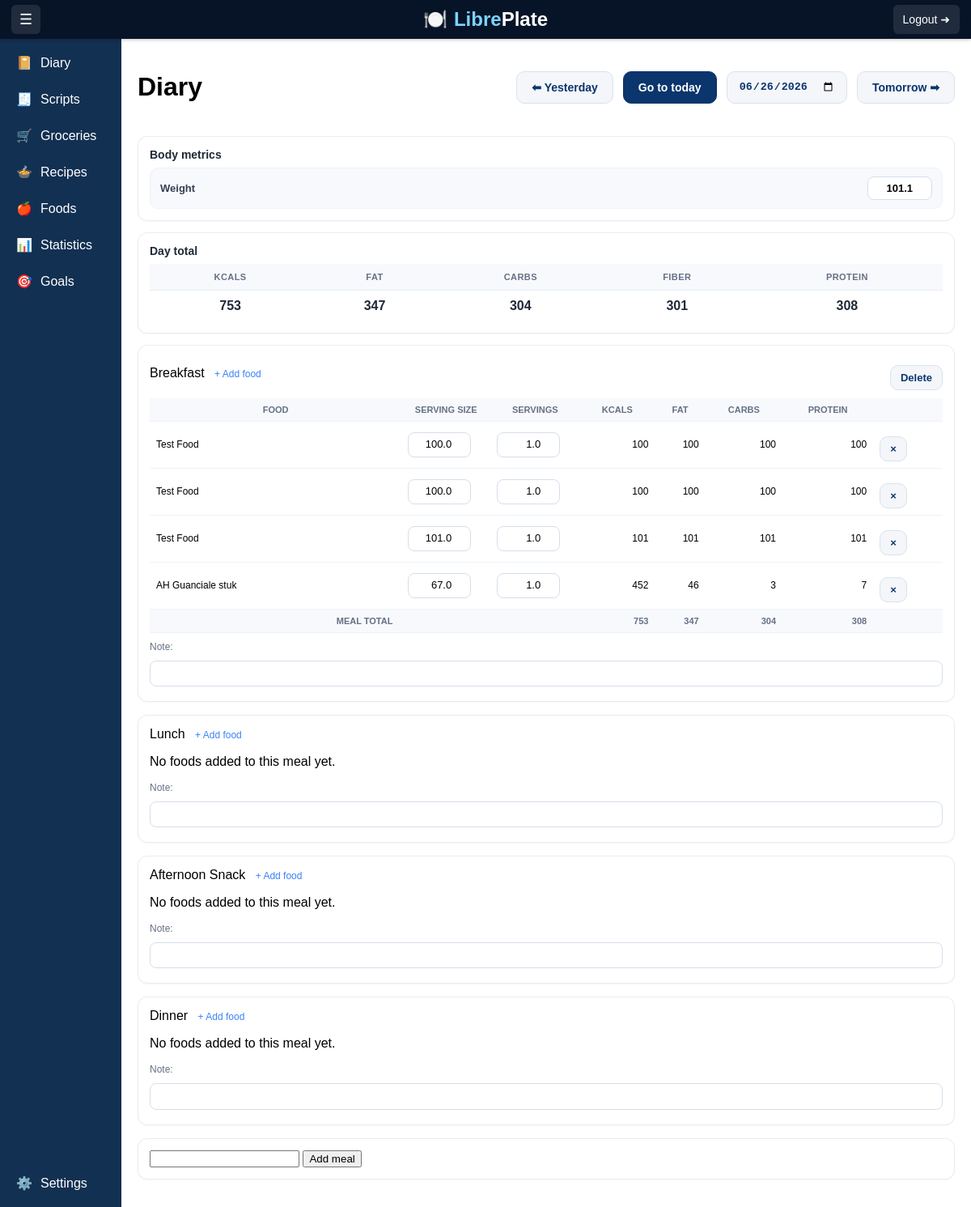
/diary/2026-06-26/ (signed in), run on an earlier commit of the app's database.
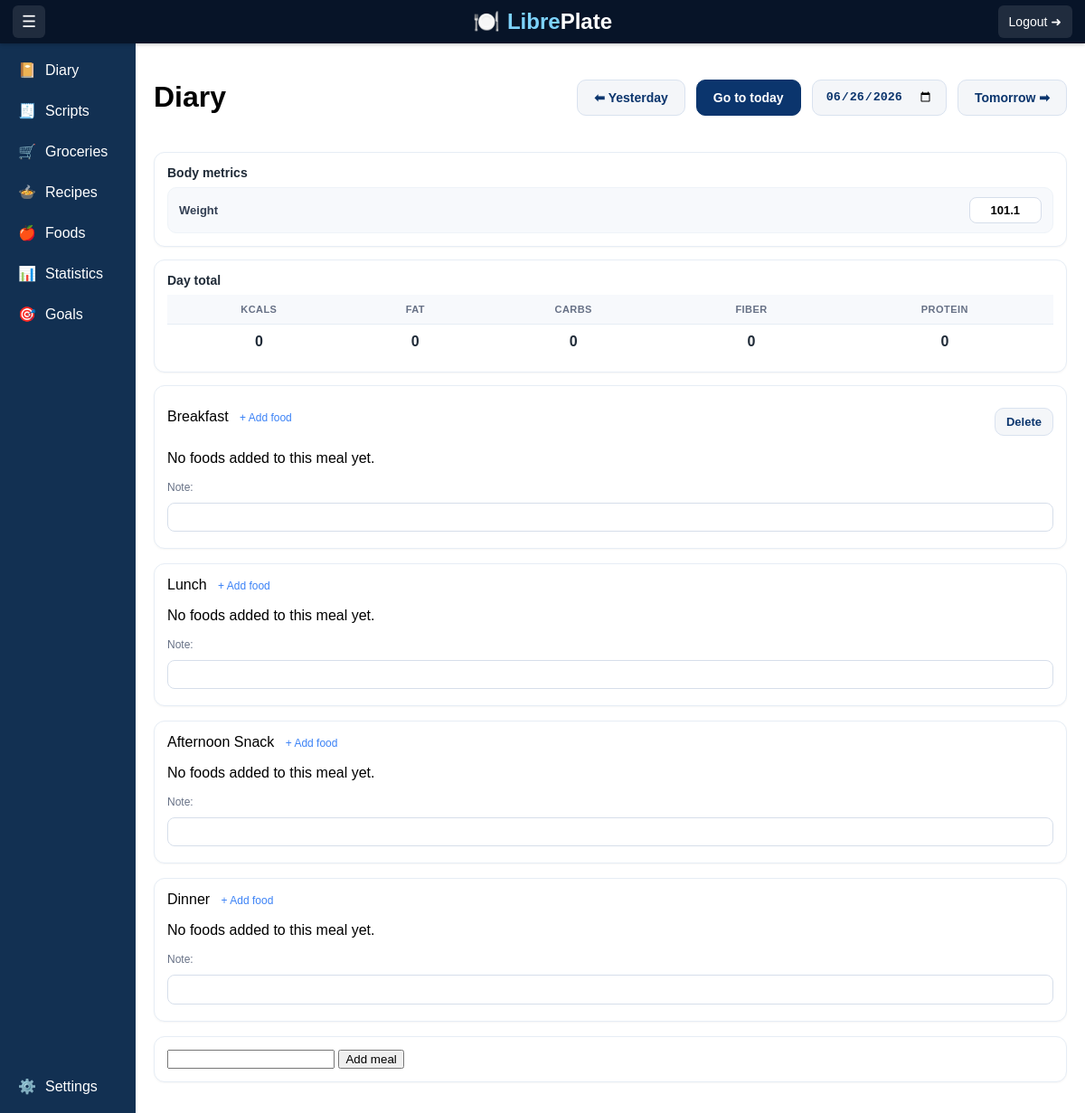
And on a later commit of the database.
### body_metrics/models.py (models this page shows, shortened)
class BodyMetric(models.Model):
    name = models.CharField(max_length=100, unique=True)
    description = models.TextField(blank=True, null=True)
    abbreviation = models.CharField(max_length=100, blank=True, null=True)
    show_in_diary_total = models.BooleanField(
        default=True, help_text="If True, this nutrient will be visible to users"
    )
    order = models.PositiveIntegerField(default=0)
    user = models.ForeignKey(
        User,
        on_delete=models.CASCADE,
        related_name="body_metric",
        null=True,
        blank=True,
    )
    class Meta:
        verbose_name = "Nutrients"
        ordering = ["order"]

### nutrients/models.py (models this page shows, shortened)
class Nutrient(models.Model):
    name = models.CharField(max_length=100, unique=True)
    description = models.TextField(blank=True, null=True)
    abbreviation = models.CharField(max_length=100, blank=True, null=True)
    show_in_diary_total = models.BooleanField(
        null=True,
        blank=True,
        help_text="Show this nutrient in diary totals.",
    )
    show_in_diary_meal = models.BooleanField(
        null=True,
        blank=True,
        help_text="Show this nutrient in individual diary meals.",
    )
    show_in_food_edit = models.BooleanField(
        null=True,
        blank=True,
        help_text="Show this nutrient when editing a food.",
    )
    show_in_recipe = models.BooleanField(
        null=True,
        blank=True,
        help_text="Show this nutrient in recipes.",
    )
    show_in_foods = models.BooleanField(
        null=True,
        blank=True,
        help_text="Show this nutrient in food detail/list pages.",
    )
    order = models.PositiveIntegerField(default=0)
    user = models.ForeignKey(
        User,
        on_delete=models.CASCADE,
        related_name="nutrients",
        null=True,
        blank=True,
    )
    class Meta:
        verbose_name = "Nutrients"
        ordering = ["order"]

### diary/models.py (models this page shows, shortened)
class Meal(models.Model):
    name = models.CharField(max_length=255)
    date = models.DateField()
    note = models.TextField(blank=True)
    order = models.PositiveIntegerField(default=0)
    user = models.ForeignKey(User, on_delete=models.CASCADE, related_name="meals")
    class Meta:
        ordering = ["order", "id"]

class MealFood(models.Model):
    meal = models.ForeignKey(Meal, on_delete=models.CASCADE, related_name="meal_foods")
    food = models.ForeignKey("foods.Food", on_delete=models.CASCADE)
    serving_size = models.FloatField()
    number_of_servings = models.FloatField()

### foods/models.py (models this page shows, shortened)
class Food(models.Model):
    name = models.CharField(max_length=255)
    user = models.ForeignKey(User, on_delete=models.CASCADE, related_name="foods")
    serving = models.DecimalField(max_digits=6, decimal_places=2)
    unit = models.ForeignKey(
        "units.Unit", on_delete=models.CASCADE, null=True, blank=True
    )
    thumbnail_path = models.CharField(max_length=500, blank=True, null=True)
    barcode = models.CharField(max_length=50, blank=True)
    brand = models.CharField(max_length=255, blank=True, null=True)
    description = models.TextField(blank=True, null=True)
    created_at = models.DateTimeField(auto_now_add=True)
    updated_at = models.DateTimeField(auto_now=True)
    last_used_at = models.DateTimeField(null=True, blank=True, db_index=True)
    class Meta:
        ordering = ["-created_at"]
        verbose_name_plural = "Foods"
        indexes = [
            models.Index(fields=["barcode"]),
            models.Index(fields=["user", "brand"]),
        ]

### settings/models.py (models this page shows, shortened)
class DefaultMeal(models.Model):
    name = models.CharField(max_length=255)
    order = models.PositiveIntegerField(default=0)
    description = models.TextField(blank=True, null=True)
    user = models.ForeignKey(
        User, on_delete=models.CASCADE, related_name="default_meals"
    )
    class Meta:
        ordering = ["order"]

### diary/views.py (the view)
# urls.py: path("", views.diary_day, name="diary_today"),
def diary_day(request, date=None):
    if date:
        selected_date = datetime.strptime(date, "%Y-%m-%d").date()
    else:
        selected_date = timezone.localdate()
    week_start = selected_date - timedelta(days=selected_date.weekday())
    week_days = []
    for i in range(7):
        day = week_start + timedelta(days=i)
        week_days.append(
            {
                "date": day,
                "is_today": day == timezone.localdate(),
                "is_selected": day == selected_date,
            }
        )
    real_meals = (
        Meal.objects.filter(date=selected_date, user=request.user)
        .prefetch_related(
            "meal_foods",
            "meal_foods__food",
            "meal_foods__food__food_nutrients",
            "meal_foods__food__food_nutrients__nutrient",
        )
        .order_by("order")
    )
    meal_map = {m.name: m for m in real_meals}
    meals = []
    for dm in DefaultMeal.objects.filter(user=request.user).order_by("order"):
        if dm.name in meal_map:
            meal = meal_map[dm.name]
            meal.is_virtual = False
            meal.is_default = True
        else:
            meal = VirtualMeal(dm, selected_date, request.user)
        meals.append(meal)
    day_total = calculate_day_totals(meals)
    body_metrics = BodyMetric.objects.filter(
        show_in_diary_total=True
    ).order_by("order")
    logs = BodyMetricLog.objects.filter(
        user=request.user,
        date=selected_date,
    )
    log_map = {
        log.body_metric_id: log.amount
        for log in logs
    }
    context = {
        "selected_date": selected_date,
        "meals": meals,
        "meal_form": MealForm(),
        "week_days": week_days,
        "yesterday": selected_date - timedelta(days=1),
        "tomorrow": selected_date + timedelta(days=1),
        "month_name": selected_date.strftime("%B %Y"),
        "nutrients_total": Nutrient.objects.filter(
            show_in_diary_total=True
        ).order_by("order"),
        "nutrients_meal": Nutrient.objects.filter(
            show_in_diary_meal=True
        ).order_by("order"),
        "day_total": day_total,
        "body_metrics": body_metrics,
        "log_map": log_map,
    }
    return render(request, "diary/day.html", context)

### diary/templates/diary/day.html (shortened to what this page needs)
{% extends "base.html" %}
{% load diary_filters %}
{% load static %}
{% block content %}
<link rel="stylesheet" href="{% static 'diary/css/day.css' %}">
{% include "diary/components/day_header.html" %}
<div class="card">
    {% include "diary/components/body_metrics.html" %}
</div>
<div class="card">
    {% include "diary/components/day_totals.html" %}
</div>
{% for meal in meals %}
    {% include "diary/components/meal.html" with meal=meal%}
{% empty %}
    <p>No meals for this day.</p>
{% endfor %}
<div class="card">
    {% include "diary/components/add_meal.html" %}
</div>
{% endblock %}

### templates/base.html (shortened to what this page needs)
<!DOCTYPE html>
<html lang="en">
<head>
</head>
<body>
<div id="globalTopbar">
    <div class="topbar-left">
        <button id="toggleSidebar" class="icon-btn">☰</button>
    </div>
    <div class="topbar-center">
        <div class="logo">
            <span class="logo-emoji">🍽️</span>
            <span class="logo-libre">Libre</span><span class="logo-plate">Plate</span>
        </div>
    </div>
    <div class="topbar-right">
        <form method="post" action="{% url 'logout' %}" style="margin:0;">
            <button type="submit" class="icon-btn logout-btn-wide">
                Logout ➜
            </button>
        </form>
    </div>
</div>
<div id="sidebar" class="{% if user_settings and user_settings.collapsed_sidebar %}collapsed{% endif %}">
    <div class="nav-links">
        <a href="{% url 'diary_today' %}"><span>📔</span><span class="label">Diary</span></a>
        <a href="{% url 'scripts' %}"><span>🧾</span><span class="label">Scripts</span></a>
        <a href="{% url 'groceries' %}"><span>🛒</span><span class="label">Groceries</span></a>
        <a href="{% url 'recipes' %}"><span>🍲</span><span class="label">Recipes</span></a>
        <a href="{% url 'foods' %}"><span>🍎</span><span class="label">Foods</span></a>
        <a href="{% url 'user_statistics' %}"><span>📊</span><span class="label">Statistics</span></a>
        <a href="{% url 'goals' %}"><span>🎯</span><span class="label">Goals</span></a>
    </div>
    <div class="bottom-links">
        <a href="{% url 'settings' %}">
            <span>⚙️</span><span class="label">Settings</span>
        </a>
    </div>
</div>
<div id="content">
    {% block content %}{% endblock %}
</div>
</body>
</html>

### diary/templates/diary/components/day_header.html
<div class="page-header">
    <h1>Diary</h1>
    <div class="header-actions">
        <a href="{% url 'diary_day' yesterday %}" class="btn btn-secondary">
            ⬅ Yesterday
        </a>
        <a href="{% url 'diary_today' %}" class="btn btn-primary">
            Go to today
        </a>
        <input
            class="calendar-picker"
            type="date"
            value="{{ selected_date|date:'Y-m-d' }}"
            onchange="goToDate(this.value)"
        >
        <a href="{% url 'diary_day' tomorrow %}" class="btn btn-secondary">
            Tomorrow ➡
        </a>
    </div>
</div>

### diary/templates/diary/components/body_metrics.html
{% load diary_filters %}
<h3>Body metrics</h3>
<div class="body-metrics">
    {% for metric in body_metrics %}
    <div class="metric-row">
        <label>{{ metric.name }}</label>
        <input
            type="number"
            step="any"
            value="{{ log_map|get_item:metric.id|default:'' }}"
            data-metric-id="{{ metric.id }}"
            oninput="saveMetric(this)"
        />
    </div>
    {% endfor %}
</div>

### diary/templates/diary/components/day_totals.html (shortened to what this page needs)
{% load diary_filters %}
<h3>Day total</h3>
<table class="day-table">
    <tr>
        {% for nutrient in nutrients_total %}
        <th>
            {% if nutrient.abbreviation %}
                {{ nutrient.abbreviation }}
            {% else %}
                {{ nutrient.name }}
            {% endif %}
        </th>
        {% endfor %}
    </tr>
    <tr>
        {% for nutrient in nutrients_total %}
        <td class="day-total" data-nutrient="{{ nutrient.id }}">
            {{ day_total|get_item:nutrient.id|default:"0" }}
        </td>
        {% endfor %}
    </tr>
</table>

### diary/templates/diary/components/meal.html (shortened to what this page needs)
{% load diary_filters %}
<div class="meal-card">
    <div class="meal-header">
        <div>
            <h>{{ meal.name }}</h>
            <a href="{% url 'foods' %}?meal={{ meal.id }}">+ Add food</a>
        </div>
        {% if not meal.is_virtual %}
        <form method="post" action="{% url 'delete_meal' meal.id %}">
            <button type="submit" class="action-btn delete-btn">Delete</button>
        </form>
        {% endif %}
    </div>
    {% if meal.meal_foods.all %}
    <table class="meal-table">
        <tr>
            <th>Food</th>
            <th>Serving size</th>
            <th>Servings</th>
            {% for nutrient in nutrients_meal %}
                <th class="nutrient-header" data-nutrient="{{ nutrient.id }}">
                    {% if nutrient.abbreviation %}
                        {{ nutrient.abbreviation }}
                    {% else %}
                        {{ nutrient.name }}
                    {% endif %}
                </th>
            {% endfor %}
            <th></th>
        </tr>
        {% for meal_food in meal.meal_foods.all %}
        <tr>
            <td>{{ meal_food.food.name }}</td>
            <td>
                <input type="number"
                       step="any"
                       value="{{ meal_food.serving_size }}"
                       data-meal-food="{{ meal_food.id }}"
                       class="serving-size"
                       oninput="saveMealFood(this)">
            </td>
            <td>
                <input type="number"
                       step="any"
                       value="{{ meal_food.number_of_servings }}"
                       data-meal-food="{{ meal_food.id }}"
                       class="servings"
                       oninput="saveMealFood(this)">
            </td>
            {% for nutrient in nutrients_meal %}
                <td class="nutrient-cell"
                    data-nutrient="{{ nutrient.id }}">
                    {{ meal_food.nutrient_values|get_item:nutrient.id|default:"0" }}
                </td>
            {% endfor %}
            <td>
                <form method="post" action="{% url 'delete_meal_food' meal_food.id %}">
                    <button type="submit" class="action-btn delete-btn">×</button>
                </form>
            </td>
        </tr>
        {% endfor %}
        <tr>
            <th colspan="3">Meal total</th>
            {% for nutrient in nutrients_meal %}
                <th class="meal-total"
                    data-nutrient="{{ nutrient.id }}">
                    {{ meal.total_nutrients|get_item:nutrient.id|default:"0" }}
                </th>
            {% endfor %}
            <th></th>
        </tr>
    </table>
    {% else %}
        <p class="empty-meal">No foods added to this meal yet.</p>
    {% endif %}
    <form method="post" action="{% url 'update_note' meal.id %}">
        <label>Note:</label>
        <textarea rows="1"
                  data-meal="{{ meal.id }}"
                  oninput="saveNote(this)">{{ meal.note }}</textarea>
    </form>
</div>

### diary/templates/diary/components/add_meal.html (shortened to what this page needs)
<form method="post" action="{% url 'add_meal' selected_date %}">
    {{ meal_form.name }}
    <button type="submit">Add meal</button>
</form>

What changed in the data, as far as the page shows it:
removed MealFood: food.name "Test Food", serving_size "100.0", number_of_servings "1.0", nutrient_values|get_item "100"
removed MealFood: food.name "Test Food", serving_size "100.0", number_of_servings "1.0", nutrient_values|get_item "100"
removed MealFood: food.name "Test Food", serving_size "101.0", number_of_servings "1.0", nutrient_values|get_item "101"
removed MealFood: food.name "AH Guanciale stuk", serving_size "67.0", number_of_servings "1.0", nutrient_values|get_item "452", nutrient_values|get_item "46", nutrient_values|get_item "3", nutrient_values|get_item "7"
computed for Nutrient "KCALS": id "753" → "0"
computed for Nutrient "FAT": id "347" → "0"
computed for Nutrient "CARBS": id "304" → "0"
computed for Nutrient "FIBER": id "301" → "0"
computed for Nutrient "PROTEIN": id "308" → "0"
shown differently, row unchanged: Meal "Breakfast": loses Nutrient (abbreviation "KCALS", id "753", {{ meal.total_nutrients|get_item:nutrient.id|default:"0" }} "753"); loses Nutrient (name "FAT", id "347", {{ meal.total_nutrients|get_item:nutrient.id|default:"0" }} "347"); loses Nutrient (abbreviation "CARBS", id "304", {{ meal.total_nutrients|get_item:nutrient.id|default:"0" }} "304"); loses Nutrient (name "PROTEIN", id "308", {{ meal.total_nutrients|get_item:nutrient.id|default:"0" }} "308"); total_nutrients|get_item "753" → (not shown); total_nutrients|get_item "347" → (not shown); total_nutrients|get_item "304" → (not shown); total_nutrients|get_item "308" → (not shown); text "FOOD SERVING SIZE SERVINGS MEAL TOTAL" → "No foods added to this meal yet."
